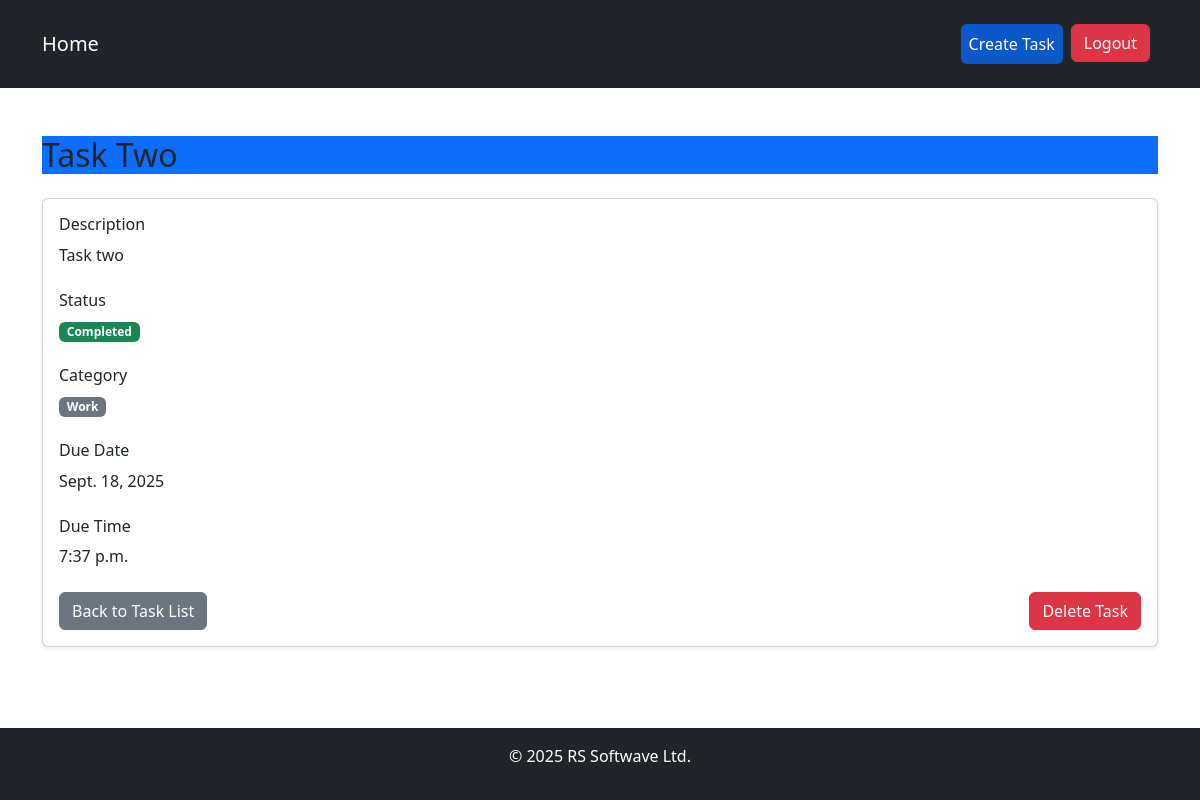
Screenshot of /task/12/ (signed in) with the database file from the repository.
### task/models.py (models this page shows, shortened)
class Task(models.Model):
    STATUS=[
        ('Pending','Pending'),
        ('In Progress','In Progress'),
        ('Completed','Completed'),
    ]
    CATEGORY=[
        ('Work','Work'),
        ('Personal','Personal'),
        ('Urgent','Urgent'),
    ]
    title = models.CharField(max_length=200)
    description = models.TextField()
    is_completed = models.BooleanField(default=False)
    due_date = models.DateField(null=True, blank=True)
    due_time = models.TimeField(null=True, blank=True)
    status = models.CharField(max_length=50, choices=STATUS, default='Pending')
    category = models.CharField(max_length=100, choices=CATEGORY, null=True, blank=True, default='Work')
    user = models.ForeignKey(User, on_delete=models.CASCADE, null=True, blank=True)

### task/views.py (the view)
# urls.py: path("task/<int:task_id>/", views.task_detail, name="task_detail"),
@login_required
def task_detail(request, task_id):
    task = get_object_or_404(Task, id=task_id, user=request.user)
    return render(request,"task_detail.html",{"task":task})

### task/templates/task_detail.html (shortened to what this page needs)
{% extends "base.html" %}
{% block content %}
<h2 class="mb-4 bg-primary">{{ task.title }}</h2>
<div class="card shadow-sm">
  <div class="card-body">
    <div class="mb-4">
      <h6>Description</h6>
      <p>{{ task.description }}</p>
    </div>
    <div class="mb-4">
      <h6>Status</h6>
      {% if task.is_completed %}
      <span class="badge bg-success">Completed</span>
      {% else %}
      <span class="badge bg-warning">Pending</span>
      {% endif %}
    </div>
    <div class="mb-4">
      <h6>Category</h6>
      <span class="badge bg-secondary">{{task.get_category_display}}</span>
    </div>
    <div class="mb-4">
      <h6>Due Date</h6>
      <p>{{task.due_date}}</p>
    </div>
    <div class="mb-4">
      <h6>Due Time</h6>
      <p>{{task.due_time}}</p>
    </div>
    <div class="d-flex justify-content-between">
      <a href="{% url "task_list" %}" class="btn btn-secondary">Back to Task List</a>
      <a href="{% url "task_delete" task_id=task.id %}" class="btn btn-danger">Delete Task</a>
    </div>
  </div>
</div>
{% endblock %}

### rows the page displays
Task: title "Task Two", description "Task two", category "Work", due_date "Sept. 18, 2025", due_time "7:37 p.m."
